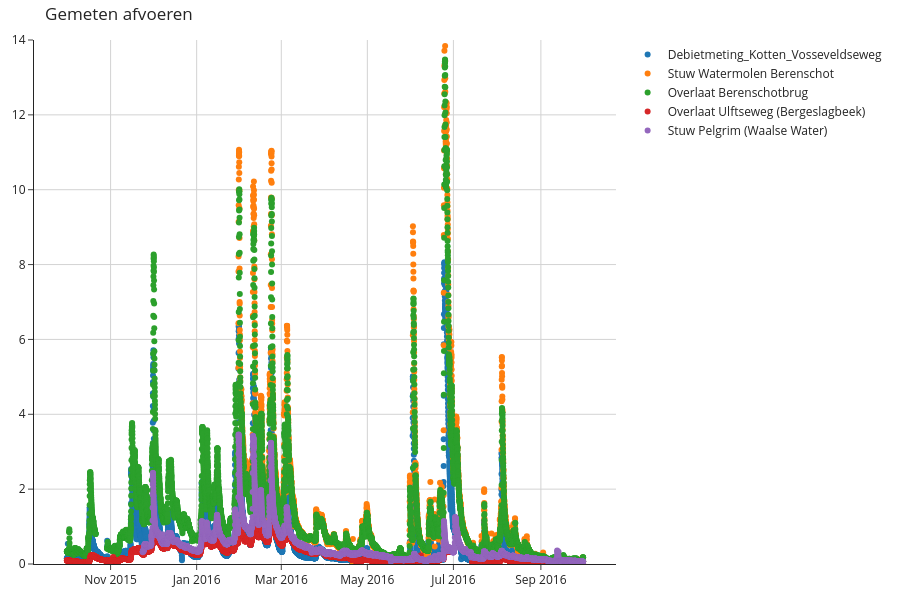

Source (notebook cell):
### Code cell
fig = make_subplots(rows=1, cols=1)

metingen_instroom = True
metingen = True

columns = [
    'Debietmeting_Kotten_Vosseveldseweg', 
    'Stuw Watermolen Berenschot',
    'Overlaat Berenschotbrug',
    'Overlaat Ulftseweg (Bergeslagbeek)', 
    'Stuw Pelgrim (Waalse Water)',
]

sel_afvoermetingen = afvoermetingen["2015-10":"2016-09"][columns]

for i_station, station in enumerate(sel_afvoermetingen.columns):
    fig.add_trace(
        go.Scatter(
            x=sel_afvoermetingen.index, 
            y=sel_afvoermetingen[station], 
            mode="markers", 
            name=station,
        ),
        row=1, col=1
    )

fig.update_layout(
    template="simple_white",
    title="Gemeten afvoeren",
    margin=dict(l=20, r=20, t=40, b=20),
    height=600,
)
fig.update_xaxes(
    showgrid=True, 
    gridcolor="lightgray", 
)
fig.update_yaxes(
    showgrid=True, 
    gridcolor="lightgray", 
    range=[0, 14]
)
fig.write_html(Path(dir_resultaten, f"oude_ijssel_afvoermetingen.html"), include_plotlyjs="cdn")
fig.show()

### Figure 1 — Plotly figure (JSON) as saved in the notebook; plotly's stock layout.template omitted (floating-point values rounded to 4 significant figures; data arrays with more than 128 entries replaced by an {"elided": "..."} marker saying what was removed)
{"data": [{"mode": "markers", "name": "Debietmeting_Kotten_Vosseveldseweg", "type": "scatter", "x": {"elided": "8798 str values"}, "xaxis": "x", "y": {"elided": "8798 float values"}, "yaxis": "y"}, {"mode": "markers", "name": "Stuw Watermolen Berenschot", "type": "scatter", "x": {"elided": "8798 str values"}, "xaxis": "x", "y": {"elided": "8798 float values"}, "yaxis": "y"}, {"mode": "markers", "name": "Overlaat Berenschotbrug", "type": "scatter", "x": {"elided": "8798 str values"}, "xaxis": "x", "y": {"elided": "8798 float values"}, "yaxis": "y"}, {"mode": "markers", "name": "Overlaat Ulftseweg (Bergeslagbeek)", "type": "scatter", "x": {"elided": "8798 str values"}, "xaxis": "x", "y": {"elided": "8798 float values"}, "yaxis": "y"}, {"mode": "markers", "name": "Stuw Pelgrim (Waalse Water)", "type": "scatter", "x": {"elided": "8798 str values"}, "xaxis": "x", "y": {"elided": "8798 float values"}, "yaxis": "y"}], "layout": {"height": 600, "margin": {"b": 20, "l": 20, "r": 20, "t": 40}, "title": {"text": "Gemeten afvoeren"}, "xaxis": {"anchor": "y", "domain": [0, 1], "gridcolor": "lightgray", "showgrid": true}, "yaxis": {"anchor": "x", "domain": [0, 1], "gridcolor": "lightgray", "range": [0, 14], "showgrid": true}}}
